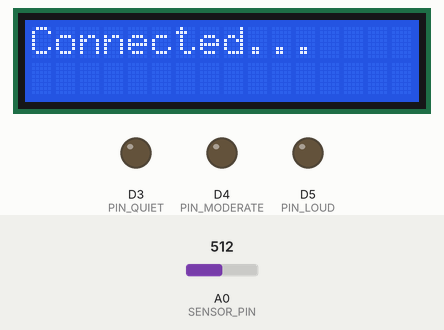
Recording of a sketch running on a simulated ESP8266 (NodeMCU). Parts: 16×2 character LCD, output pins drawn as LEDs (lit = HIGH). The test bench sets the inputs (shaded band); at power-on: A0 (SENSOR_PIN) = 512. WiFi joins after 1.5 s; servers stay silent unless stated; what the sketch prints to the serial monitor is not drawn.

Above: at 1.7 s.
At 5.88 s:
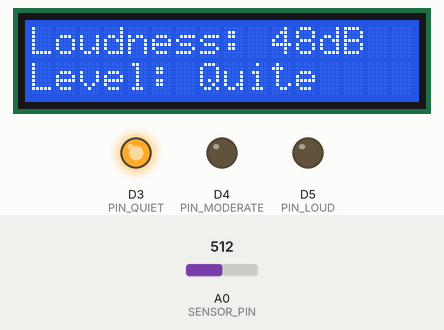
Timing chart, 0 to 7.4 s (numbered marks = the images above):
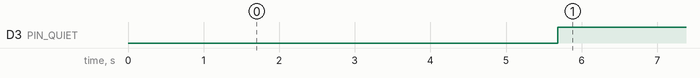

Measured:
- by itself, D3 (PIN_QUIET): LOW → HIGH at 5.7 s
- what the display in image 0 shows lasts 4.0 s, from 1.6 s to 5.6 s
- what the display in image 1 shows lasts 0.4 s, from 5.7 s to 6.1 s

The sketch:

sound_sensor_delimeter.ino
```cpp
#include <ESP8266WiFi.h>
#include <Wire.h>

#include <LiquidCrystal_I2C.h> // Library for LCD
LiquidCrystal_I2C lcd = LiquidCrystal_I2C(0x27, 16, 2);

const int sampleWindow = 50;                              // Sample window width in mS (50 mS = 20Hz)
unsigned int sample;

#define SENSOR_PIN A0
#define PIN_QUIET D3
#define PIN_MODERATE D4
#define PIN_LOUD D5

String apiKey = "14K8UL2QEK8BTHN6"; // Enter your Write API key from ThingSpeak
const char *ssid = "Alexahome";     // replace with your wifi ssid and wpa2 key
const char *pass = "12345678";
const char* server = "api.thingspeak.com";

WiFiClient client;

void setup ()
{
  pinMode (SENSOR_PIN, INPUT); // Set the signal pin as input
  pinMode(PIN_QUIET, OUTPUT);
  pinMode(PIN_MODERATE, OUTPUT);
  pinMode(PIN_LOUD, OUTPUT);

  digitalWrite(PIN_QUIET, LOW);
  digitalWrite(PIN_MODERATE, LOW);
  digitalWrite(PIN_LOUD, LOW);

  Serial.begin(115200);
  lcd.init();

  // Turn on the backlight.
  lcd.backlight();

  Serial.println("Connecting to ");
  Serial.println(ssid);

  lcd.setCursor(0, 0);
  lcd.print("Connecting to...");

  lcd.setCursor(0, 1);
  lcd.print(ssid);

  WiFi.begin(ssid, pass);

  while (WiFi.status() != WL_CONNECTED)
  {
    delay(500);
    Serial.print(".");
  }
    Serial.println("");
    Serial.println("WiFi connected");

    lcd.clear();
    lcd.setCursor(0, 0);
    lcd.print("Connected...");
    delay(4000);
    lcd.clear();
}


void loop ()
{
   unsigned long startMillis= millis();                   // Start of sample window
   float peakToPeak = 0;                                  // peak-to-peak level

   unsigned int signalMax = 0;                            //minimum value
   unsigned int signalMin = 1024;                         //maximum value

                                                          // collect data for 50 mS
   while (millis() - startMillis < sampleWindow)
   {
      sample = analogRead(SENSOR_PIN);                    //get reading from microphone
      if (sample < 1024)                                  // toss out spurious readings
      {
         if (sample > signalMax)
         {
            signalMax = sample;                           // save just the max levels
         }
         else if (sample < signalMin)
         {
            signalMin = sample;                           // save just the min levels
         }
      }
   }

   peakToPeak = signalMax - signalMin;                    // max - min = peak-peak amplitude
   int db = map(peakToPeak,20,900,49.5,90);             //calibrate for deciBels

  lcd.setCursor(0, 0);
  lcd.print("Loudness: ");
  lcd.print(db);
  lcd.print("dB");

  if (db <= 60)
  {
    lcd.setCursor(0, 1);
    lcd.print("Level: Quite");
    digitalWrite(PIN_QUIET, HIGH);
    digitalWrite(PIN_MODERATE, LOW);
    digitalWrite(PIN_LOUD, LOW);
  }
  else if (db > 60 && db<85)
  {
    lcd.setCursor(0, 1);
    lcd.print("Level: Moderate");
    digitalWrite(PIN_QUIET, LOW);
    digitalWrite(PIN_MODERATE, HIGH);
    digitalWrite(PIN_LOUD, LOW);
  }
  else if (db>=85)
  {
    lcd.setCursor(0, 1);
    lcd.print("Level: High");
    digitalWrite(PIN_QUIET, LOW);
    digitalWrite(PIN_MODERATE, LOW);
    digitalWrite(PIN_LOUD, HIGH);

  }


  if (client.connect(server, 80)) // "184.106.153.149" or api.thingspeak.com
  {
    String postStr = apiKey;
    postStr += "&field1=";
    postStr += String(db);
    postStr += "r\n";

    client.print("POST /update HTTP/1.1\n");
    client.print("Host: api.thingspeak.com\n");
    client.print("Connection: close\n");
    client.print("X-THINGSPEAKAPIKEY: " + apiKey + "\n");
    client.print("Content-Type: application/x-www-form-urlencoded\n");
    client.print("Content-Length: ");
    client.print(postStr.length());
    client.print("\n\n");
    client.print(postStr);

  }
    client.stop();

   delay(200);      // thingspeak needs minimum 15 sec delay between updates.
   lcd.clear();
}
```
